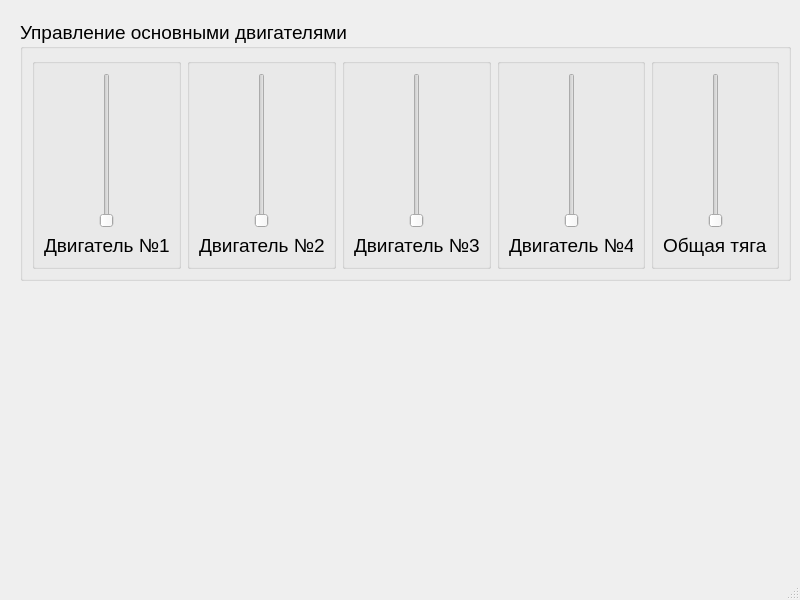
<?xml version="1.0" encoding="UTF-8"?>
<ui version="4.0">
 <class>MainWindow</class>
 <widget class="QMainWindow" name="MainWindow">
  <property name="geometry">
   <rect>
    <x>0</x>
    <y>0</y>
    <width>800</width>
    <height>600</height>
   </rect>
  </property>
  <property name="windowTitle">
   <string>MainWindow</string>
  </property>
  <widget class="QWidget" name="centralwidget">
   <widget class="QGroupBox" name="groupBox">
    <property name="geometry">
     <rect>
      <x>20</x>
      <y>20</y>
      <width>771</width>
      <height>261</height>
     </rect>
    </property>
    <property name="font">
     <font>
      <pointsize>14</pointsize>
     </font>
    </property>
    <property name="title">
     <string>Управление основными двигателями</string>
    </property>
    <layout class="QHBoxLayout" name="horizontalLayout">
     <item>
      <widget class="QGroupBox" name="groupBox_4">
       <property name="title">
        <string/>
       </property>
       <layout class="QVBoxLayout" name="verticalLayout_2">
        <item>
         <layout class="QHBoxLayout" name="horizontalLayout_5">
          <item>
           <spacer name="horizontalSpacer_9">
            <property name="orientation">
             <enum>Qt::Orientation::Horizontal</enum>
            </property>
            <property name="sizeHint" stdset="0">
             <size>
              <width>40</width>
              <height>20</height>
             </size>
            </property>
           </spacer>
          </item>
          <item>
           <widget class="QSlider" name="verticalSlider_5">
            <property name="orientation">
             <enum>Qt::Orientation::Vertical</enum>
            </property>
           </widget>
          </item>
          <item>
           <spacer name="horizontalSpacer_10">
            <property name="orientation">
             <enum>Qt::Orientation::Horizontal</enum>
            </property>
            <property name="sizeHint" stdset="0">
             <size>
              <width>40</width>
              <height>20</height>
             </size>
            </property>
           </spacer>
          </item>
         </layout>
        </item>
        <item>
         <widget class="QLabel" name="label_2">
          <property name="text">
           <string>Двигатель №1</string>
          </property>
         </widget>
        </item>
       </layout>
      </widget>
     </item>
     <item>
      <widget class="QGroupBox" name="groupBox_8">
       <property name="title">
        <string/>
       </property>
       <layout class="QVBoxLayout" name="verticalLayout_6">
        <item>
         <layout class="QHBoxLayout" name="horizontalLayout_9">
          <item>
           <spacer name="horizontalSpacer_17">
            <property name="orientation">
             <enum>Qt::Orientation::Horizontal</enum>
            </property>
            <property name="sizeHint" stdset="0">
             <size>
              <width>40</width>
              <height>20</height>
             </size>
            </property>
           </spacer>
          </item>
          <item>
           <widget class="QSlider" name="verticalSlider_9">
            <property name="orientation">
             <enum>Qt::Orientation::Vertical</enum>
            </property>
           </widget>
          </item>
          <item>
           <spacer name="horizontalSpacer_18">
            <property name="orientation">
             <enum>Qt::Orientation::Horizontal</enum>
            </property>
            <property name="sizeHint" stdset="0">
             <size>
              <width>40</width>
              <height>20</height>
             </size>
            </property>
           </spacer>
          </item>
         </layout>
        </item>
        <item>
         <widget class="QLabel" name="label_6">
          <property name="text">
           <string>Двигатель №2</string>
          </property>
         </widget>
        </item>
       </layout>
      </widget>
     </item>
     <item>
      <widget class="QGroupBox" name="groupBox_5">
       <property name="title">
        <string/>
       </property>
       <layout class="QVBoxLayout" name="verticalLayout_3">
        <item>
         <layout class="QHBoxLayout" name="horizontalLayout_6">
          <item>
           <spacer name="horizontalSpacer_11">
            <property name="orientation">
             <enum>Qt::Orientation::Horizontal</enum>
            </property>
            <property name="sizeHint" stdset="0">
             <size>
              <width>40</width>
              <height>20</height>
             </size>
            </property>
           </spacer>
          </item>
          <item>
           <widget class="QSlider" name="verticalSlider_6">
            <property name="orientation">
             <enum>Qt::Orientation::Vertical</enum>
            </property>
           </widget>
          </item>
          <item>
           <spacer name="horizontalSpacer_12">
            <property name="orientation">
             <enum>Qt::Orientation::Horizontal</enum>
            </property>
            <property name="sizeHint" stdset="0">
             <size>
              <width>40</width>
              <height>20</height>
             </size>
            </property>
           </spacer>
          </item>
         </layout>
        </item>
        <item>
         <widget class="QLabel" name="label_3">
          <property name="text">
           <string>Двигатель №3</string>
          </property>
         </widget>
        </item>
       </layout>
      </widget>
     </item>
     <item>
      <widget class="QGroupBox" name="groupBox_6">
       <property name="title">
        <string/>
       </property>
       <layout class="QVBoxLayout" name="verticalLayout_4">
        <item>
         <layout class="QHBoxLayout" name="horizontalLayout_7">
          <item>
           <spacer name="horizontalSpacer_13">
            <property name="orientation">
             <enum>Qt::Orientation::Horizontal</enum>
            </property>
            <property name="sizeHint" stdset="0">
             <size>
              <width>40</width>
              <height>20</height>
             </size>
            </property>
           </spacer>
          </item>
          <item>
           <widget class="QSlider" name="verticalSlider_7">
            <property name="orientation">
             <enum>Qt::Orientation::Vertical</enum>
            </property>
           </widget>
          </item>
          <item>
           <spacer name="horizontalSpacer_14">
            <property name="orientation">
             <enum>Qt::Orientation::Horizontal</enum>
            </property>
            <property name="sizeHint" stdset="0">
             <size>
              <width>40</width>
              <height>20</height>
             </size>
            </property>
           </spacer>
          </item>
         </layout>
        </item>
        <item>
         <widget class="QLabel" name="label_4">
          <property name="text">
           <string>Двигатель №4</string>
          </property>
         </widget>
        </item>
       </layout>
      </widget>
     </item>
     <item>
      <widget class="QGroupBox" name="groupBox_7">
       <property name="title">
        <string/>
       </property>
       <layout class="QVBoxLayout" name="verticalLayout_5">
        <item>
         <layout class="QHBoxLayout" name="horizontalLayout_8">
          <item>
           <spacer name="horizontalSpacer_15">
            <property name="orientation">
             <enum>Qt::Orientation::Horizontal</enum>
            </property>
            <property name="sizeHint" stdset="0">
             <size>
              <width>40</width>
              <height>20</height>
             </size>
            </property>
           </spacer>
          </item>
          <item>
           <widget class="QSlider" name="verticalSlider_8">
            <property name="orientation">
             <enum>Qt::Orientation::Vertical</enum>
            </property>
           </widget>
          </item>
          <item>
           <spacer name="horizontalSpacer_16">
            <property name="orientation">
             <enum>Qt::Orientation::Horizontal</enum>
            </property>
            <property name="sizeHint" stdset="0">
             <size>
              <width>40</width>
              <height>20</height>
             </size>
            </property>
           </spacer>
          </item>
         </layout>
        </item>
        <item>
         <widget class="QLabel" name="label_5">
          <property name="text">
           <string>Общая тяга</string>
          </property>
         </widget>
        </item>
       </layout>
      </widget>
     </item>
    </layout>
   </widget>
  </widget>
  <widget class="QMenuBar" name="menubar">
   <property name="geometry">
    <rect>
     <x>0</x>
     <y>0</y>
     <width>800</width>
     <height>22</height>
    </rect>
   </property>
  </widget>
  <widget class="QStatusBar" name="statusbar"/>
 </widget>
 <resources/>
 <connections/>
</ui>
